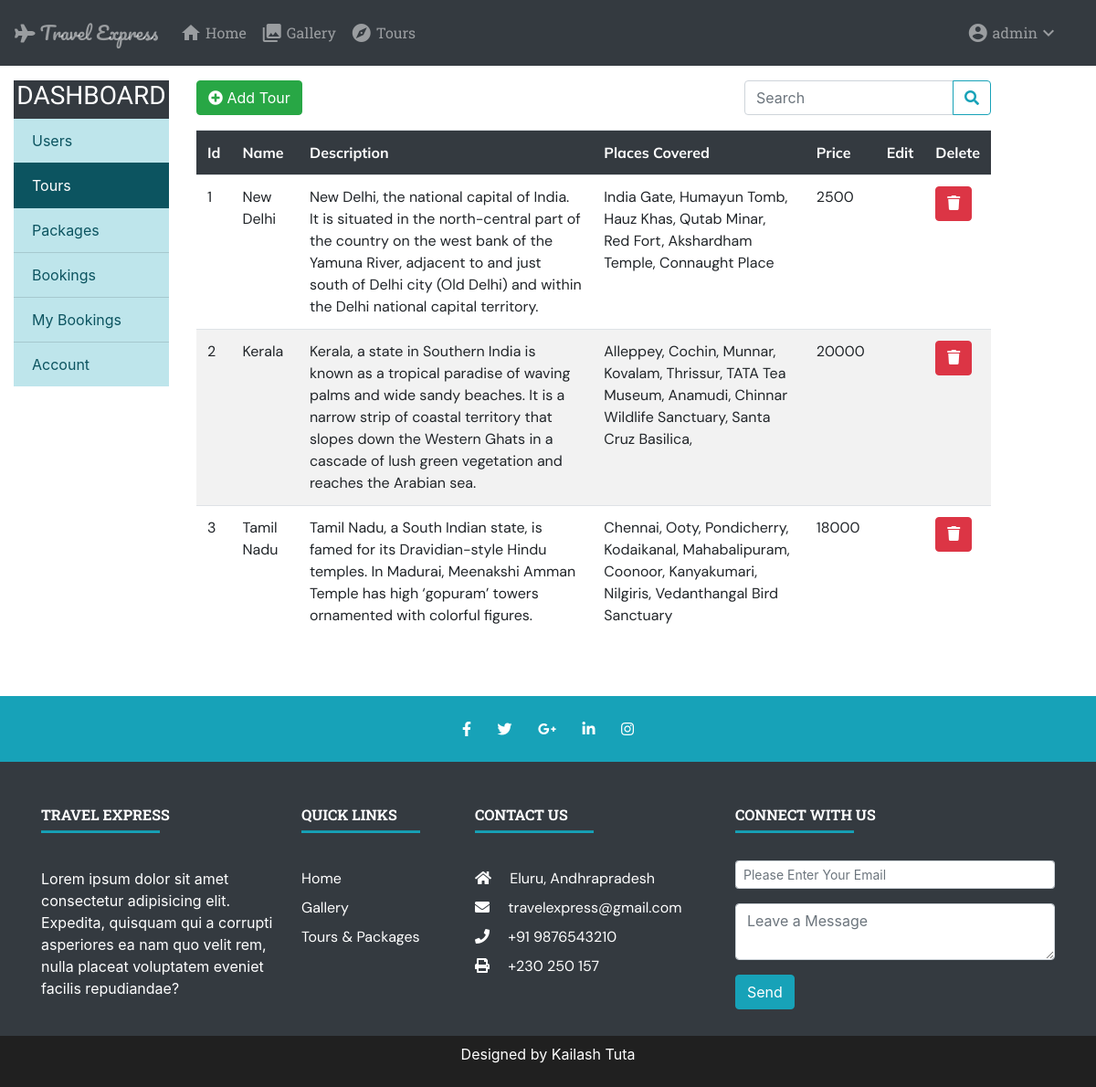
Page /adminTours.php (signed in) on the committed database.
### tables this page shows
CREATE TABLE `tours` (
  `t_id` bigint(20) UNSIGNED NOT NULL,
  `name` varchar(255) NOT NULL,
  `description` longtext NOT NULL,
  `places_covered` longtext NOT NULL,
  `price` bigint(20) NOT NULL DEFAULT 0,
  `image` mediumtext DEFAULT NULL
);

### adminTours.php (the view, shortened to what this page needs)
<!DOCTYPE html>
<html lang="en">
<head>
    <link rel="stylesheet" href="https://cdn.jsdelivr.net/npm/bootstrap@4.6.0/dist/css/bootstrap.min.css">
    <link rel="stylesheet" href="https://cdnjs.cloudflare.com/ajax/libs/font-awesome/5.15.2/css/all.min.css" />
    <link rel="stylesheet" href="./css/style.css">
    <link rel="stylesheet" href="https://cdnjs.cloudflare.com/ajax/libs/animate.css/4.1.1/animate.min.css" />
    <link rel="stylesheet" href="https://cdnjs.cloudflare.com/ajax/libs/magnific-popup.js/1.1.0/magnific-popup.min.css">
</head>
<body>
    <?php include "./partials/navbar.php" ?>
    <div class="container-fluid mt-3 mb-5">
        <div class="row">
            <div class="col-md-2">
                <div class="list-group list-group-flush bg-dark">
                    <h3 class="text-white text-center text-uppercase">Dashboard</h3>
                    <a href="adminDashboard.php" class="list-group-item list-group-item-action list-group-item-info">Users</a>
                    <a href="adminTours.php" class="list-group-item list-group-item-action list-group-item-info active">Tours</a>
                    <a href="adminPackages.php" class="list-group-item list-group-item-action list-group-item-info">Packages</a>
                    <a href="adminBooking.php" class="list-group-item list-group-item-action list-group-item-info">Bookings</a>
                    <a href="adminMyBooking.php" class="list-group-item list-group-item-action list-group-item-info">My Bookings</a>
                    <a href="adminProfile.php" class="list-group-item list-group-item-action list-group-item-info">Account</a>
                </div>
            </div>
            <div class="col-md-9">
                <div class="row">
                    <div class="col-md-2">
                        <?php include "./partials/addTour.php" ?>
                    </div>
                    <div class="col-md-4 offset-md-6">
                        <form action="<?= $_SERVER['PHP_SELF'] ?>" method="post">
                            <div class="input-group mb-3">
                                <input type="search" class="form-control" name="search" placeholder="Search" autocomplete="off">
                                <div class="input-group-append">
                                    <button class="btn btn-outline-info" name="submit" type="submit"><i class="fas fa-search"></i></button>
                                </div>
                            </div>
                        </form>
                    </div>
                </div>
                <div class="row">
                    <div class="col-md-12">
                        <div class="table-responsive">
                            <table class="table table-striped">
                                <tr class="bg-dark text-white">
                                    <th scope="col">Id</th>
                                    <th scope="col">Name</th>
                                    <th scope="col">Description</th>
                                    <th scope="col">Places Covered</th>
                                    <th scope="col">Price</th>
                                    <th scope="col">Edit</th>
                                    <th scope="col">Delete</th>
                                </tr>
                                <?php
                                include "./DBConnect.php";
                                if (isset($_POST['submit'])) {
                                    $search =  $_POST['search'];
                                    $q = "SELECT * FROM tours WHERE name LIKE ('%$search%')";
                                    $res = $conn->query($q);
                                    while ($row = $res->fetch_assoc()) {
                                        echo '<tr>';
                                        echo '<td>';
                                        echo $row['t_id'];
                                        echo '</td>';
                                        echo '<td>';
                                        echo $row['name'];
                                        echo '</td>';
                                        echo '<td>';
                                        echo $row['description'];
                                        echo '</td>';
                                        echo '<td>';
                                        echo $row['places_covered'];
                                        echo '</td>';
                                        echo '<td>';
                                        echo $row['price'];
                                        echo '</td>';
                                        echo '<td>';
                                        include "./partials/editTour.php";
                                        echo '</td>';
                                        echo '<td>';
                                ?>
                                        <a href="./partials/deleteTour.php?delete=<?php echo $row['t_id']; ?>" class="btn btn-danger">
                                            <i class="fas fa-trash"></i>
                                        </a>
                                    <?php
                                        echo '</td>';
                                        echo '</tr>';
                                    }
                                } else {
                                    $q = "SELECT * FROM tours";
                                    $res = $conn->query($q);
                                    while ($row = $res->fetch_assoc()) {
                                        echo '<tr>';
                                        echo '<td>';
                                        echo $row['t_id'];
                                        echo '</td>';
                                        echo '<td>';
                                        echo $row['name'];
                                        echo '</td>';
                                        echo '<td>';
                                        echo $row['description'];
                                        echo '</td>';
                                        echo '<td>';
                                        echo $row['places_covered'];
                                        echo '</td>';
                                        echo '<td>';
                                        echo $row['price'];
                                        echo '</td>';
                                        echo '<td>';
                                        echo '</td>';
                                        echo '<td>';
                                    ?>
                                        <a href="./partials/deleteTour.php?delete=<?php echo $row['t_id']; ?>" class="btn btn-danger">
                                            <i class="fas fa-trash"></i>
                                        </a>
                                <?php
                                        echo '</td>';
                                        echo '</tr>';
                                    }
                                }
                                ?>
                            </table>
                        </div>
                    </div>
                </div>
            </div>
        </div>
    </div>
    <?php include "./partials/footer.php" ?>
</body>
</html>

### css/style.css (style rules this page uses)
* { box-sizing: border-box; margin: 0; padding: 0; scroll-behavior: smooth; }
body, html { height: 100%; width: 100%; }
a { text-decoration: none !important; }
th { font-family: 'Mulish', sans-serif; }
td { font-family: 'DM Sans', sans-serif; }
h1, h2, h3 { font-family: 'Patua One', cursive; }

### rows in the picture
tours: t_id "1", name "New Delhi", description "New Delhi, the national capital of India. It is situated in the north-central part of the country on the west bank of the Yamuna River, adjacent to and just south of Delhi city (Old Delhi) and within the Delhi national capital territory.", places_covered "India Gate, Humayun Tomb, Hauz Khas, Qutab Minar, Red Fort, Akshardham Temple, Connaught Place", price "2500"
tours: t_id "2", name "Kerala", description "Kerala, a state in Southern India is known as a tropical paradise of waving palms and wide sandy beaches. It is a narrow strip of coastal territory that slopes down the Western Ghats in a cascade of lush green vegetation and reaches the Arabian sea.", places_covered "Alleppey, Cochin, Munnar, Kovalam, Thrissur, TATA Tea Museum, Anamudi, Chinnar Wildlife Sanctuary, Santa Cruz Basilica,", price "20000"
tours: t_id "3", name "Tamil Nadu", description "Tamil Nadu, a South Indian state, is famed for its Dravidian-style Hindu temples. In Madurai, Meenakshi Amman Temple has high ‘gopuram’ towers ornamented with colorful figures.", places_covered "Chennai, Ooty, Pondicherry, Kodaikanal, Mahabalipuram, Coonoor, Kanyakumari, Nilgiris, Vedanthangal Bird Sanctuary", price "18000"

### other values in the picture
$_SESSION['name'] "admin"
